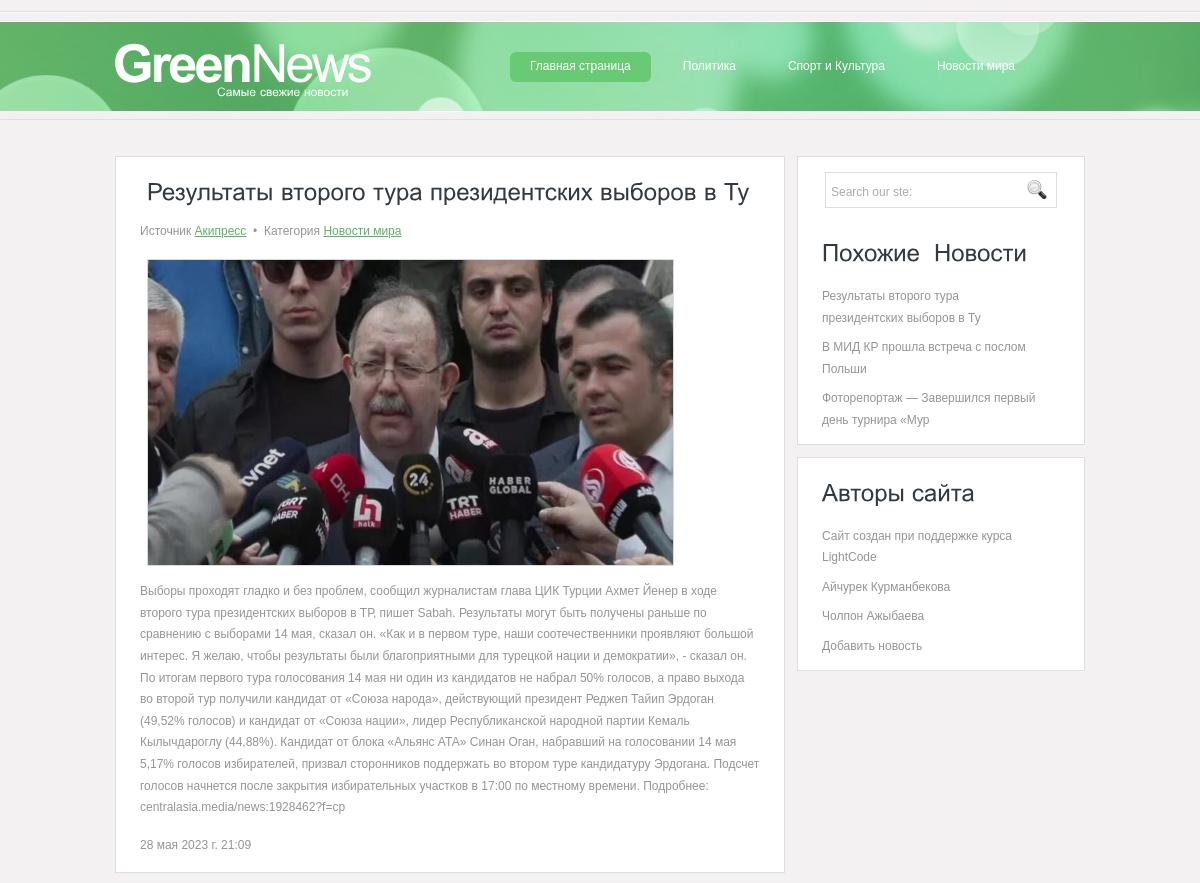
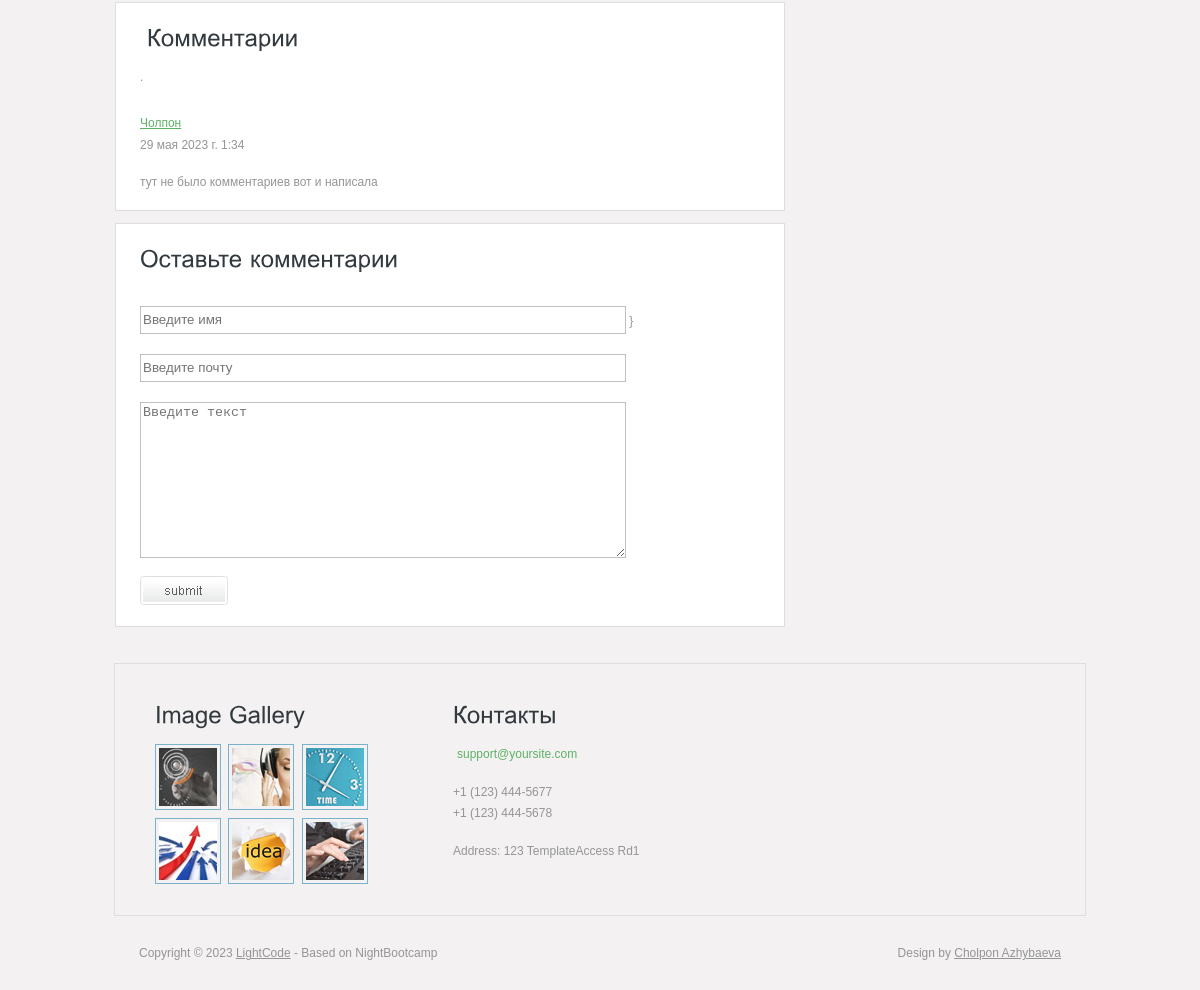
The page /news/2 on the database its author committed (2 pictures, top to bottom).
### app/models.py (models this page shows, shortened)
class Category(models.Model):
    title = models.CharField(max_length=123)
    def __str__(self):
        return self.title
    class Meta:
        verbose_name = 'Категория'
        verbose_name_plural = 'Категории'

class News(models.Model):
    title = models.CharField(max_length=50)
    owner = models.CharField(max_length=20)
    description = models.TextField()
    image = models.ImageField(upload_to='news/%Y/%m/%d/')
    created_date = models.DateTimeField(auto_now_add=True)
    category = models.ForeignKey('Category', on_delete=models.CASCADE, related_name='news')
    class Meta:
        verbose_name = 'Новость'
        verbose_name_plural = 'Новости'
        ordering = ['-created_date']

class Comment(models.Model):
    name = models.CharField(max_length=200)
    email = models.EmailField()
    content = models.TextField()
    created_date = models.DateTimeField(auto_now_add=True)
    news = models.ForeignKey(News, on_delete=models.CASCADE, related_name='comments')
    class Meta:
        verbose_name = 'Комментарий'
        verbose_name_plural = 'Комментарии'
        ordering = ['created_date']

### app/views.py (the view)
# urls.py: path('news/<int:id>', blog),
def blog(request, id):
    news = News.objects.get(id=id)
    categories = Category.objects.all()
    if request.method == 'POST':
        form = CommentForm(data=request.POST)
        data = form.save(commit=False)
        data.news = news
        data.save()
    related_news = News.objects.all().order_by('?')[:3]
    form = CommentForm()
    return render(request, 'blog.html', {'news': news, 'categories': categories,
                                         'related_news': related_news, 'form': form})

### app/forms.py
class CommentForm(forms.ModelForm):
    class Meta:
        model = Comment
        fields = ['name', 'email', 'content']
        widgets = {
            'name': forms.TextInput(attrs={'class': 'text', 'placeholder': 'Введите имя'}),
            'email': forms.EmailInput(attrs={'class': 'text', 'placeholder': 'Введите почту'}),
            'content': forms.Textarea(attrs={'class': 'text', 'placeholder': 'Введите текст'})
        }

### app/templates/blog.html (shortened to what this page needs)
{% extends 'base.html' %}
{% load static %}
{% block content %}
  <div class="content">
    <div class="content_resize">
      <div class="mainbar">
        <div class="article">
          <h2><span> {{ news.title }}</span> </h2>
          <p> Источник <a href="#" target="_blank">{{ news.owner }}</a> <span>&nbsp;&bull;&nbsp;</span> Категория <a href="/category/{{ i.id }}">{{ news.category }}</a> <a href="#"></a></p>&nbsp;
          <img src="{{ news.image.url }}" width="525" height="305" alt="" />
          <p> {{ news.description }} </p>
          <p>{{ news.created_date }}</p>
        </div>
        <div class="article">
          <h2><span> Комментарии </span> </h2>
          <div class="clr"></div>.
          {% for comment in news.comments.all %}
          <div class="comment"> </a>
            <p><a href="#">{{ comment.name }}</a> <br />
              {{ comment.created_date }} </p>
            <p> {{ comment.content }}</p>
          </div>
          {% endfor %}
        </div>
        <div class="article">
          <h2><span>Оставьте</span> комментарии</h2>
          <form  method="post" action=" " id="leavereply">
            <ol>
              <li>
                <label for="name"></label>
                {{form.name}}
                {% csrf_token %}}
              </li>
              <li>
                <label for="email"></label>
                {{ form.email }}
              </li>
              <li>
                <label for="message"></label>
                {{ form.content }}
              </li>
              <li>
                <input type="image" name="imageField" id="imageField" src="{% static 'images/submit.gif' %}" class="send" />
              </li>
              <br>
            </ol>
          </form>
        </div>
      </div>
 {% endblock %}

### app/templates/base.html (shortened to what this page needs)
{% load static %}
<!DOCTYPE html PUBLIC "-//W3C//DTD XHTML 1.0 Transitional//EN" "http://www.w3.org/TR/xhtml1/DTD/xhtml1-transitional.dtd">
<html xmlns="http://www.w3.org/1999/xhtml">
<head>
<link href="{% static 'style.css' %}" rel="stylesheet" type="text/css" />
</head>
<body>
<div class="main">
  <div class="header">
    <div class="header_resize">
      <div class="menu_nav">
        <ul>
          <li class="active"><a href="/">Главная страница</a></li>
          {%  for i in categories %}
            <li><a href="/category/{{ i.id }}">{{ i.title }}</a></li>
          {% endfor %}
        </ul>
      </div>
      <div class="logo">
        <h1><a href="/">Green<span>News</span></a> <small>Самые свежие новости</small></h1>
      </div>
    </div>
  </div>
{% block content %}
{% endblock %}
<div class="sidebar">
        <div class="searchform">
          <form id="formsearch" name="formsearch" method="post" action="#">
            <span>
            <input name="editbox_search" class="editbox_search" id="editbox_search" maxlength="80" value="Search our ste:" type="text" />
            </span>
            <input name="button_search" src="{% static 'images/search_btn.gif' %}" class="button_search" type="image" />
          </form>
        </div>
         <div class="gadget">
          <h2 class="star"><span>Похожие </span> Новости</h2>
             {% for news1 in related_news %}
          <ul class="sb_menu">
            <li><a href="/news/{{ news1.id }}">{{ news1.title }}</a></li>
          </ul>
             {% endfor %}
        </div>
    <div class="gadget">
          <h2 class="star"><span>Авторы сайта</span></h2>
          <ul class="ex_menu">
            <li> Сайт создан при поддержке курса <a href="https://www.instagram.com/lightcode.kg/"> LightCode</a><br />
              </li>
              <li><a href="https://www.hrw.org/about/people/aichurek-kurmanbekova">Айчурек Курманбекова</a><br />
              </li>
              <li><a href="https://www.instagram.com/cholpon_azhybaeva/">Чолпон Ажыбаева</a><br />
              </li>
          <li><a href="/contact">Добавить новость</a><br />
              </li>
          </ul>
        </div>
      </div>
    </div>
  </div>
  <div class="fbg">
    <div class="fbg_resize">
      <div class="col c1">
        <h2><span>Image Gallery</span></h2>
        <a href="#"><img src="{% static 'images/pix1.jpg' %}" width="58" height="58" alt="" /></a>
        <a href="#"><img src="{% static 'images/pix2.jpg' %}" width="58" height="58" alt="" /></a>
        <a href="#"><img src="{% static 'images/pix3.jpg' %}" width="58" height="58" alt="" /></a>
        <a href="#"><img src="{% static 'images/pix4.jpg' %}" width="58" height="58" alt="" /></a>
        <a href="#"><img src="{% static 'images/pix5.jpg' %}" width="58" height="58" alt="" /></a>
        <a href="#"><img src="{% static 'images/pix6.jpg' %}" width="58" height="58" alt="" /></a> </div>
      <div class="col c3">
        <h2><span>Контакты</span></h2>
        <p><a href="#">support@yoursite.com</a></p>
        <p>+1 (123) 444-5677<br />
          +1 (123) 444-5678</p>
        <p>Address: 123 TemplateAccess Rd1</p>
      </div>
    </div>
  </div>
   <div class="footer">
    <div class="footer_resize">
      <p class="lf">Copyright &copy; 2023 <a href="https://www.instagram.com/lightcode.kg/">LightCode</a> - Based on NightBootcamp</p>
      <p class="rf">Design by <a href="https://www.instagram.com/cholpon_azhybaeva///">Cholpon Azhybaeva</a></p>
    </div>
  </div>
</div>
</body>
</html>

### static/style.css (style rules this page uses)
body { margin:0; padding:0; width:100%; color:#959595; font:normal 12px/1.8em Arial, Helvetica, sans-serif; }
html, .main { padding:0; margin:0; }
.main { background:#f3f1f1 url(images/header_bg.jpg) repeat-x center 11px; }
.logo { padding:0; float:left; width:auto; }
h1 { margin:0; padding:40px 0; float:left; color:#fff; font:bold 52px/1.2em Arial, Helvetica, sans-serif; letter-spacing:-3px; }
h1 span { font-weight:normal; }
h1 a, h1 a:hover { color:#fff; text-decoration:none; }
h1 small { display:block; margin-top:-6px; padding:0 6px 2px 104px; font:normal 12px/1.2em Arial, Helvetica, sans-serif; letter-spacing:normal; }
h2 { font:normal 24px/1.5em Arial, Helvetica, sans-serif; padding:16px 0 8px; margin:0 0 8px; color:#323a3f; }
p { margin:8px 0; padding:0 0 8px 0; font:normal 12px/1.8em Arial, Helvetica, sans-serif; }
a { color:#5db166; text-decoration:underline; }
.header, .content, .menu_nav, .fbg, .footer, form, ol, ol li, ul, .content .mainbar, .content .sidebar { margin:0; padding:0; }
.header_resize { margin:0 auto; padding:0; width:974px; }
.menu_nav { margin:0; padding:52px 40px 0 0; float:right; height:29px; }
.menu_nav ul { list-style:none; height:29px; }
.menu_nav ul li { margin:0 12px 0 0; padding:0; float:left; }
.menu_nav ul li a { display:block; margin:0; padding:4px 20px; color:#fff; text-decoration:none; font-size:12px; }
.menu_nav ul li.active a, .menu_nav ul li a:hover { background-color:#68ca74; }
.content_resize { margin:0 auto; padding:16px 0 24px; width:970px; }
.content .mainbar { margin:0; padding:0; float:left; width:670px; }
.content .mainbar img { border:1px solid #d8dbdc; }
.content .mainbar .article { margin:0 0 12px; padding:8px 24px 0; }
.content .sidebar { padding:0; float:right; width:288px; }
.content .sidebar .gadget { margin:0 0 12px; padding:8px 16px 8px 24px; }
ul.sb_menu, ul.ex_menu { margin:0; padding:0; list-style:none; color:#959595; }
ul.sb_menu li, ul.ex_menu li { margin:0; }
ul.sb_menu li { padding:4px 0; width:220px; }
ul.ex_menu li { padding:4px 0; }
ul.sb_menu li a, ul.ex_menu li a { color:#959595; text-decoration:none; margin-left:-12px; padding-left:12px; }
.content .mainbar .article, .content .sidebar .gadget, .fbg_resize { background-color:#fff; border:1px solid #dfdede; }
.content .mainbar .comment { margin:0; padding:16px 0 0 0; }
.fbg { background:repeat center center; }
.fbg_resize { margin:0 auto; width:890px; padding:24px 40px; background:repeat-x center top; }
.fbg .c2 a, .fbg .c3 a { margin:0; padding:2px 4px; color:#5db166; text-decoration:none; }
.fbg img { margin:0 4px 0 0; padding:3px; border:1px solid #78b2cb; }
.fbg .col { margin:0; float:left; }
.fbg .c1 { padding:0 16px 0 0; width:266px; }
.fbg .c3 { padding:0 0 0 16px; width:260px; }
.footer_resize { margin:0 auto; padding:26px; width:922px; }
.footer p { margin:0; padding:4px 0; line-height:normal; }
.footer a { color:#959595; padding:inherit; text-decoration:underline; }
.footer .lf { float:left; }
.footer .rf { float:right; }
ol { list-style:none; }
ol li { display:block; clear:both; }
ol li label { display:block; margin:0; padding:16px 0 0 0; }
ol li input.text { width:480px; border:1px solid #c0c0c0; margin:2px 0; padding:5px 2px; height:16px; background:#fff; }
ol li textarea { width:480px; border:1px solid #c0c0c0; margin:2px 0; padding:2px; background:#fff; }
ol li .send { margin:16px 0 0 0; }
.searchform { float:right; }
#formsearch { margin:0; height:36px; padding:10px 28px 40px 0; }
#formsearch span { display:block; margin:6px 0; padding:0; float:left; background:#fff url(images/search.gif) no-repeat top left; }
#formsearch input.editbox_search { margin:0; padding:11px 6px 10px; float:left; width:181px; border:none; background:none; font:normal 12px/1.5em Arial, Helvetica, sans-serif; color:#a8acb2; }
#formsearch input.button_search { margin:6px 0 0 0; padding:0; border:none; float:left; }

### rows shown on the page
Category: title "Политика"
Category: title "Спорт и Культура"
Category: title "Новости мира"
News: owner "Акипресс", category "Новости мира", image (picture), description "Выборы проходят гладко и без проблем, сообщил журналистам глава ЦИК Турции Ахмет Йенер в ходе второго тура президентских выборов в ТР, пишет Sabah. Результаты могут быть получены раньше по сравнению с выборами 14 мая, сказал он. «Как и в первом туре, наши соотечественники проявляют большой интерес. Я желаю, чтобы результаты были благоприятными для турецкой нации и демократии», - сказал он. По итогам первого тура голосования 14 мая ни один из кандидатов не набрал 50% голосов, а право выхода во второй тур получили кандидат от «Союза народа», действующий президент Реджеп Тайип Эрдоган (49,52% голосов) и кандидат от «Союза нации», лидер Республиканской народной партии Кемаль Кылычдароглу…", created_date "28 мая 2023 г. 21:09", title "Результаты второго тура президентских выборов в Ту"
Comment: name "Чолпон", created_date "29 мая 2023 г. 1:34", content "тут не было комментариев вот и написала"
News: title "В МИД КР прошла встреча с послом Польши"
News: title "Фоторепортаж — Завершился первый день турнира «Мур"
